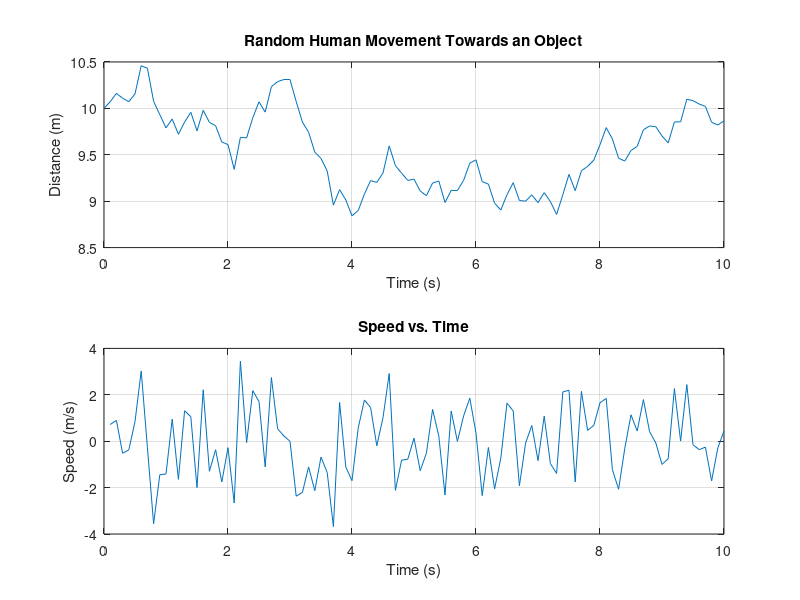

The MATLAB source for this figure:
% Constants
speedOfSound = 343;  % Speed of sound in meters per second
initialDistance = 10; % Initial distance between the human and the object
walkingSpeed = 1.5; % Average walking speed of the human in meters per second
velocityHuman = walkingSpeed; % Average velocity (positive value)

% Time and position parameters
t = 0:0.1:10; % Time from 0 to 10 seconds with a 0.1 second interval (fewer data points)

% Initialize a random walk for distance
deltaDistance = zeros(size(t));
for i = 2:length(t)
    deltaDistance(i) = randn() * walkingSpeed * 0.1;
end
position = initialDistance - cumsum(deltaDistance);

% Calculate the speed by taking the derivative of the position
speed = diff(position) / 0.1;  % Using numerical differentiation

% Doppler shift calculation
f0 = 24e9; % Transmit frequency in Hz
dopplerShift = zeros(size(t));
for i = 1:length(t)
    dopplerShift(i) = (f0 * (speedOfSound + velocityHuman)) / (speedOfSound - velocityHuman);
end

% Plot the graphs
figure;
subplot(2, 1, 1);
plot(t, position);
xlabel('Time (s)');
ylabel('Distance (m)');
title('Random Human Movement Towards an Object');
grid on;

subplot(2, 1, 2);
plot(t(2:end), speed);  % Plot speed with one less data point
xlabel('Time (s)');
ylabel('Speed (m/s)');
title('Speed vs. Time');
grid on;

% Save the data to a CSV file
position_data = [t' position'];
speed_data = [t(2:end)' speed'];  % Remove the first data point for speed
csvwrite('svt.csv', position_data);

% Display the estimated Doppler shift
disp(['Initial Doppler Shift: ' num2str(dopplerShift(1)) ' Hz']);
disp(['Final Doppler Shift: ' num2str(dopplerShift(end)) ' Hz']);
